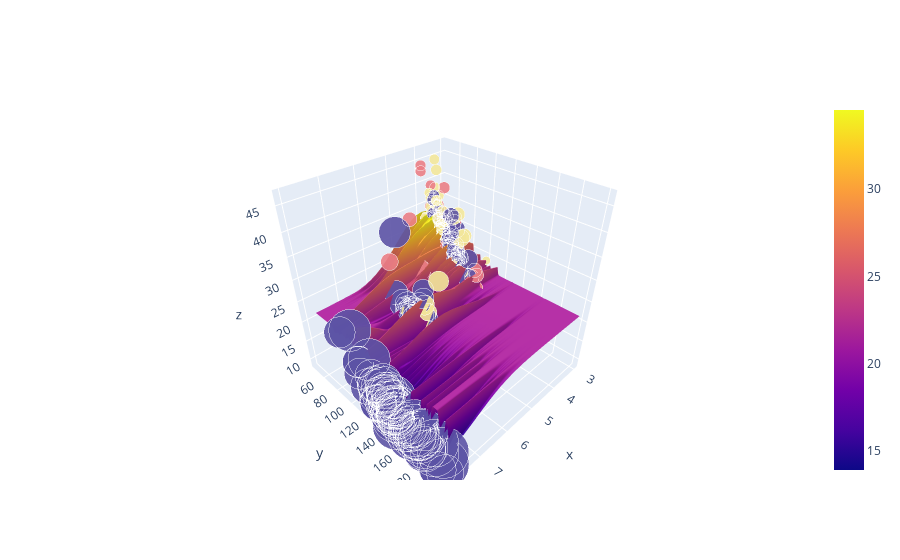

This figure's notebook cell:
### Code cell
SVR_Visualize(df_clean)

### Figure 1 — Plotly figure (JSON) as saved in the notebook; plotly's stock layout.template omitted (floating-point values rounded to 4 significant figures; data arrays with more than 128 entries replaced by an {"elided": "..."} marker saying what was removed)
{"data": [{"y": {"elided": "382 int values"}, "mode": "markers", "marker": {"color": {"elided": "382 int values"}, "opacity": 0.9, "size": {"elided": "382 float values"}, "reversescale": true, "colorscale": [[0, "rgb(243, 231, 155)"], [0.1667, "rgb(250, 196, 132)"], [0.3333, "rgb(248, 160, 126)"], [0.5, "rgb(235, 127, 134)"], [0.6667, "rgb(206, 102, 147)"], [0.8333, "rgb(160, 89, 160)"], [1, "rgb(92, 83, 165)"]]}, "x": {"elided": "382 int values"}, "z": {"elided": "382 float values"}, "type": "scatter3d"}, {"y": {"elided": "770 float values"}, "x": [3, 3.2, 3.4, 3.6, 3.8, 4.0, 4.2, 4.4, 4.6, 4.8, 5.0, 5.2, 5.4, 5.6, 5.8, 6.0, 6.2, 6.4, 6.6, 6.8, 7.0, 7.2, 7.4, 7.6, 7.8], "z": {"elided": "770x25 float values"}, "type": "surface", "name": "pred_surface"}], "layout": {}}
